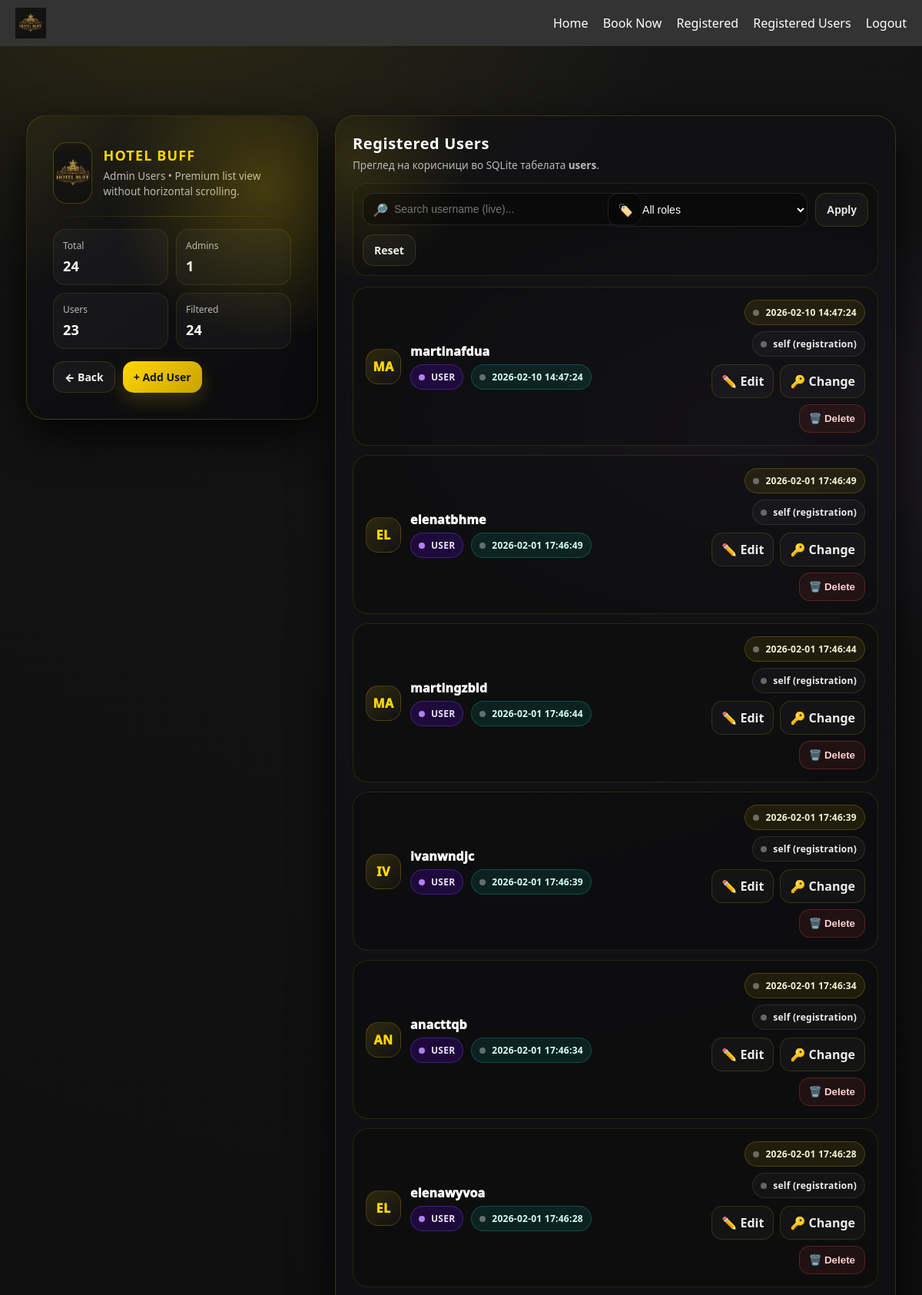
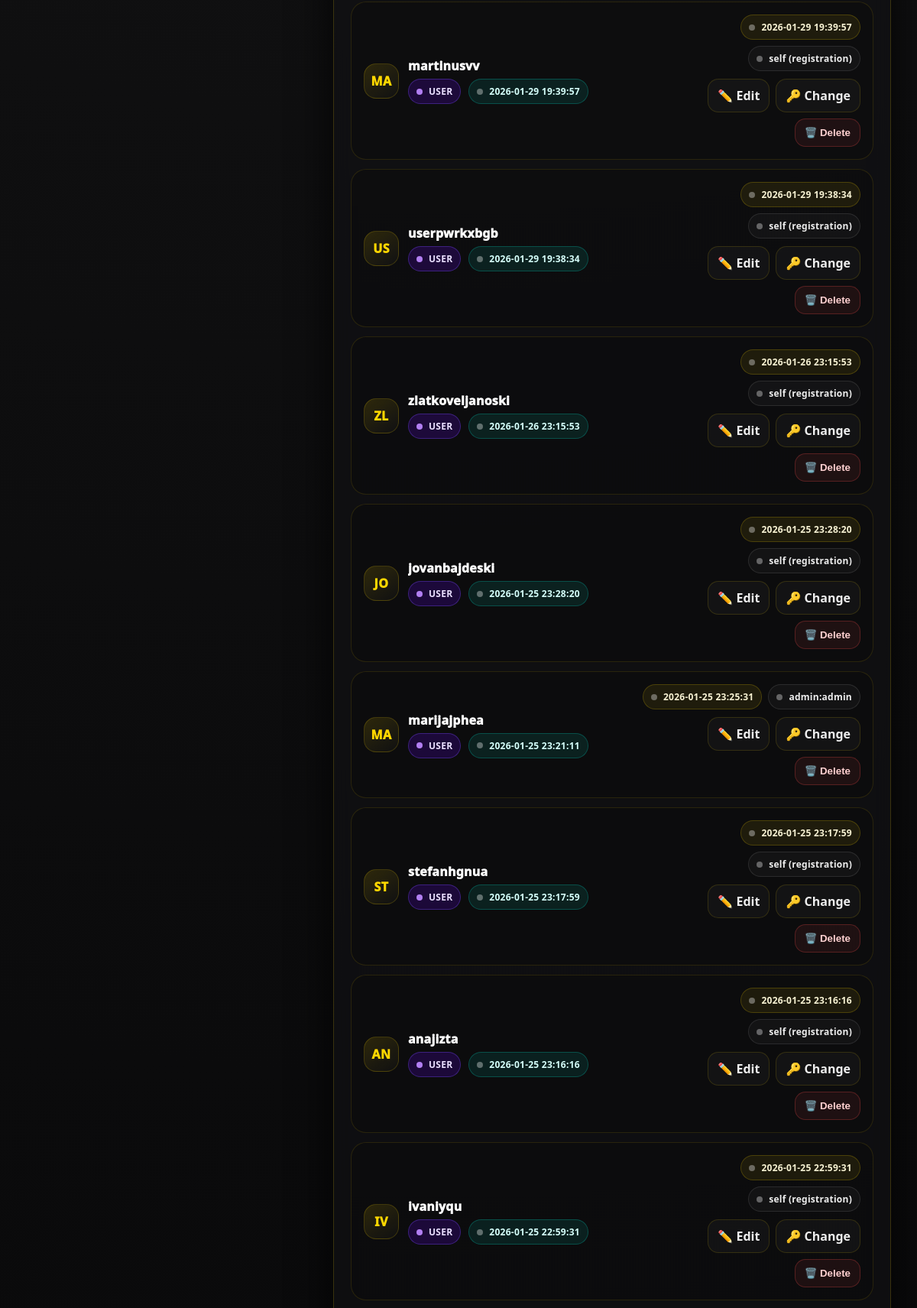
Page /admin/users (signed in, upper part) on the committed database (2 pictures, top to bottom).
### tables this page shows
CREATE TABLE users (
            id INTEGER PRIMARY KEY AUTOINCREMENT,
            username TEXT NOT NULL UNIQUE,
            password_hash TEXT NOT NULL,
            role TEXT NOT NULL DEFAULT 'user',
            created_at TEXT NOT NULL
        , password_changed_at TEXT, password_changed_by TEXT);

### app.py (the view)
@app.route("/admin/users")
def admin_users():
    if "user" not in session or session.get("role") != "admin":
        return redirect(url_for("login"))
    q = request.args.get("q", "").strip()
    role_filter = request.args.get("role", "").strip()
    sql = "SELECT id, username, role, created_at, password_changed_at, password_changed_by FROM users WHERE 1=1"
    params = []
    if q:
        sql += " AND username LIKE ?"
        params.append(f"%{q}%")
    if role_filter in ("admin", "user"):
        sql += " AND role = ?"
        params.append(role_filter)
    sql += " ORDER BY id DESC"
    conn = get_db_connection()
    users = conn.execute(sql, params).fetchall()
    total = conn.execute("SELECT COUNT(*) FROM users").fetchone()[0]
    admins = conn.execute("SELECT COUNT(*) FROM users WHERE role='admin'").fetchone()[0]
    normal_users = conn.execute("SELECT COUNT(*) FROM users WHERE role='user'").fetchone()[0]
    conn.close()
    return render_template(
        "admin_users.html",
        users=users,
        total=total,
        admins=admins,
        normal_users=normal_users,
        q=q,
        role_filter=role_filter
    )

### database.py (called while the page is built)
def get_db_connection():
    conn = sqlite3.connect(DB_NAME, timeout=10, check_same_thread=False)
    conn.row_factory = sqlite3.Row
    return conn

### templates/admin_users.html (shortened to what this page needs)
{% extends "base.html" %}
{% block content %}
<div class="wrap">
  <div class="shell">
    <section class="brand-panel">
      <div class="brand-top">
        <div class="logo-hero">
          <img src="{{ url_for('static', filename='images/logo.png') }}" alt="HOTEL BUFF">
        </div>
        <div class="brand-title">
          <h1>HOTEL BUFF</h1>
          <p>Admin Users • Premium list view without horizontal scrolling.</p>
        </div>
      </div>
      <div class="divider"></div>
      <div class="mini-cards">
        <div class="mini"><span>Total</span><b>{{ total }}</b></div>
        <div class="mini"><span>Admins</span><b>{{ admins }}</b></div>
        <div class="mini"><span>Users</span><b>{{ normal_users }}</b></div>
        <div class="mini"><span>Filtered</span><b id="statFiltered">0</b></div>
      </div>
      <div class="brand-actions">
        <a class="btn secondary" href="{{ url_for('home') }}">← Back</a>
        <a class="btn primary" href="{{ url_for('register') }}">+ Add User</a>
      </div>
    </section>
    <section class="card">
      <div class="topbar">
        <div class="title">
          <h2>Registered Users</h2>
          <p>Преглед на корисници во SQLite табелата <b>users</b>.</p>
        </div>
      </div>
      <form class="controls" method="GET" action="{{ url_for('admin_users') }}">
        <div class="ctrl">
          <div class="ic">🔎</div>
          <input id="qLive" type="text" placeholder="Search username (live)..." value="{{ q|default('') }}">
        </div>
        <div class="ctrl" style="flex:0 0 260px;">
          <div class="ic">🏷️</div>
          <select name="role" id="roleSelect">
            <option value="" {% if not role_filter %}selected{% endif %}>All roles</option>
          </select>
        </div>
        <button class="btn secondary" type="submit">Apply</button>
        <a class="btn secondary" href="{{ url_for('admin_users') }}">Reset</a>
      </form>
      {% if users and users|length > 0 %}
      <div class="list" id="list">
        {% for u in users %}
        <article class="item row"
                 data-username="{{ u.username|lower }}"
                 data-role="{{ u.role|lower }}">
          <div class="item-inner">
            <div class="user">
              <div class="avatar">{{ u.username[:2]|upper }}</div>
              <div class="umeta">
                <div class="uname">{{ u.username }}</div>
                <div class="usub">
                  {% if u.role == 'admin' %}
                    <span class="badge b-admin"><i></i>ADMIN</span>
                  {% else %}
                    <span class="badge b-user"><i></i>USER</span>
                  {% endif %}
                  <span class="badge b-created"><i></i>{{ u.created_at }}</span>
                </div>
              </div>
            </div>
            <div class="right">
              <div class="badges">
                <span class="badge b-changed"><i></i>{{ u.password_changed_at if u.password_changed_at else 'Pwd not changed' }}</span>
                <span class="badge b-by"><i></i>{{ u.password_changed_by if u.password_changed_by else '-' }}</span>
              </div>
              <div class="actions">
                <a class="a-btn" href="{{ url_for('edit_user', user_id=u.id) }}">✏️ Edit</a>
                <a class="a-btn" href="{{ url_for('admin_change_user_password', user_id=u.id) }}">🔑 Change</a>
                {% if u.username != 'admin' %}
                <form method="POST"
                      action="{{ url_for('delete_user', user_id=u.id) }}"
                      onsubmit="return confirm('Are you sure you want to delete this user?');">
                  <button class="a-btn danger" type="submit">🗑️ Delete</button>
                </form>
                {% endif %}
              </div>
            </div>
          </div>
        </article>
        {% endfor %}
      </div>
      {% else %}
        <div class="empty">Нема пронајдени корисници за ова пребарување.</div>
      {% endif %}
    </section>
  </div>
</div>
{% endblock %}

### static/css/style.css (style rules this page uses)
body { font-family: Arial, sans-serif; margin: 0; padding: 0; background-color: #f5f5f5; }

### rows in the picture
users: username "MA", username "martinafdua", role "user" (drawn), created_at "2026-02-10 14:47:24", password_changed_at "2026-02-10 14:47:24", password_changed_by "self (registration)"
users: username "EL", username "elenatbhme", role "user" (drawn), created_at "2026-02-01 17:46:49", password_changed_at "2026-02-01 17:46:49", password_changed_by "self (registration)"
users: username "MA", username "martingzbld", role "user" (drawn), created_at "2026-02-01 17:46:44", password_changed_at "2026-02-01 17:46:44", password_changed_by "self (registration)"
users: username "IV", username "ivanwndjc", role "user" (drawn), created_at "2026-02-01 17:46:39", password_changed_at "2026-02-01 17:46:39", password_changed_by "self (registration)"
users: username "AN", username "anacttqb", role "user" (drawn), created_at "2026-02-01 17:46:34", password_changed_at "2026-02-01 17:46:34", password_changed_by "self (registration)"
users: username "EL", username "elenawyvoa", role "user" (drawn), created_at "2026-02-01 17:46:28", password_changed_at "2026-02-01 17:46:28", password_changed_by "self (registration)"
users: username "MA", username "martinusvv", role "user" (drawn), created_at "2026-01-29 19:39:57", password_changed_at "2026-01-29 19:39:57", password_changed_by "self (registration)"
users: username "US", username "userpwrkxbgb", role "user" (drawn), created_at "2026-01-29 19:38:34", password_changed_at "2026-01-29 19:38:34", password_changed_by "self (registration)"
users: username "ZL", username "zlatkoveljanoski", role "user" (drawn), created_at "2026-01-26 23:15:53", password_changed_at "2026-01-26 23:15:53", password_changed_by "self (registration)"
users: username "JO", username "jovanbajdeski", role "user" (drawn), created_at "2026-01-25 23:28:20", password_changed_at "2026-01-25 23:28:20", password_changed_by "self (registration)"
users: username "MA", username "marijajphea", role "user" (drawn), created_at "2026-01-25 23:21:11", password_changed_at "2026-01-25 23:25:31", password_changed_by "admin:admin"
users: username "ST", username "stefanhgnua", role "user" (drawn), created_at "2026-01-25 23:17:59", password_changed_at "2026-01-25 23:17:59", password_changed_by "self (registration)"
users: username "AN", username "anajizta", role "user" (drawn), created_at "2026-01-25 23:16:16", password_changed_at "2026-01-25 23:16:16", password_changed_by "self (registration)"
users: username "IV", username "ivaniyqu", role "user" (drawn), created_at "2026-01-25 22:59:31", password_changed_at "2026-01-25 22:59:31", password_changed_by "self (registration)"

### other values in the picture
{{ total }} "24"
{{ admins }} "1"
{{ normal_users }} "23"
